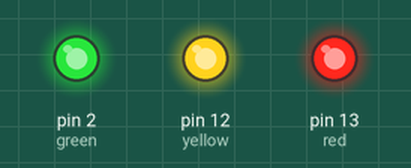
Simulated run of this sketch. Board: Arduino Uno, built with avr-gcc and run on an emulated ATmega328P. On the bench: output pins drawn as LEDs (lit = HIGH).

Above: at 1.5 s.
At 3.5 s:
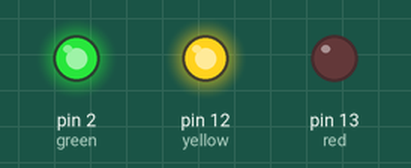
Timing chart, 0 to 4.6 s (numbered marks = the images above):
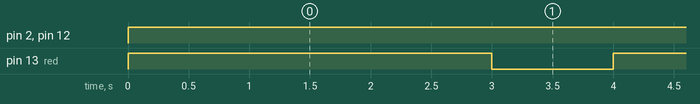

The sketch:

test_LED.ino
```cpp
int red = 13;
int yellow = 12;
int green = 2;

void setup() {
  pinMode(red, OUTPUT);
  pinMode(green, OUTPUT);
  pinMode(yellow, OUTPUT);
  // pinMode(greenLED, OUTPUT);
}

void loop() {
  digitalWrite(red, HIGH);
  digitalWrite(green, HIGH);
  digitalWrite(yellow, HIGH);
  delay(3000);

  digitalWrite(red, LOW);
  delay(1000);

  // digitalWrite(greenLED, HIGH);
  // delay(1000);

  // digitalWrite(greenLED, LOW);
  // delay(1000);
}
```

Measured:
- by itself, pin 2 (green), pin 12 (yellow): LOW → HIGH at 0.00 s
- by itself, pin 13 (red): alternates HIGH for 3.0 s and LOW for 1.0 s
